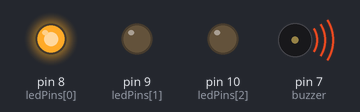
This sketch was run on a simulated Arduino Uno, built with avr-gcc and run on an emulated ATmega328P. On the bench: output pins drawn as LEDs (lit = HIGH), buzzer (waves = sounding).

Above: at 0.1 s.
At 9.5 s:
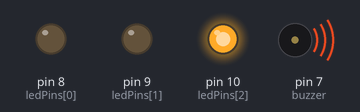
At 19.7 s:
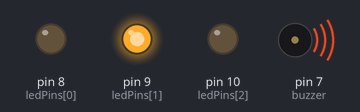
At 22.3 s:
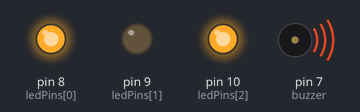
At 30.9 s:
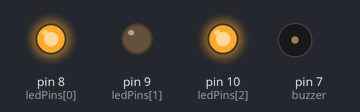
At 31.3 s:
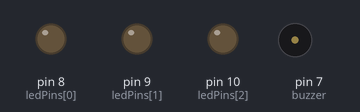
Timing chart, 0 to 32.8 s (numbered marks = the images above):
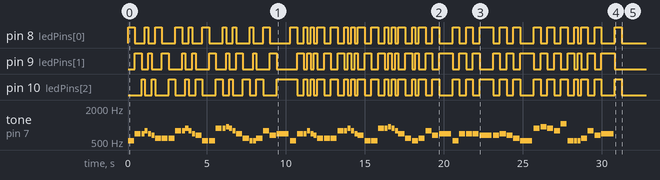

The sketch:

natal_arduino.ino
```cpp
/* We Wish You a Merry Christmas com 3 LEDs (8, 9, 10)
  Adaptado para incluir dois padrões de pisca-pisca.
*/

#define NOTE_C5  523
#define NOTE_D5  587
#define NOTE_E5  659
#define NOTE_F5  698
#define NOTE_G5  784
#define NOTE_A5  880
#define NOTE_AS5 932
#define NOTE_C6  1047
#define REST      0

// Pinos dos LEDs e Buzzer
int buzzer = 7;
int ledPins[] = {8, 9, 10};
int numLeds = 3;

int tempo = 140;

int melody[] = {
  NOTE_C5,4, NOTE_F5,4, NOTE_F5,8, NOTE_G5,8, NOTE_F5,8, NOTE_E5,8,
  NOTE_D5,4, NOTE_D5,4, NOTE_D5,4, NOTE_G5,4, NOTE_G5,8, NOTE_A5,8, NOTE_G5,8, NOTE_F5,8,
  NOTE_E5,4, NOTE_C5,4, NOTE_C5,4, NOTE_A5,4, NOTE_A5,8, NOTE_AS5,8, NOTE_A5,8, NOTE_G5,8,
  NOTE_F5,4, NOTE_D5,4, NOTE_C5,8, NOTE_C5,8, NOTE_D5,4, NOTE_G5,4, NOTE_E5,4,
  NOTE_F5,2, NOTE_C5,4, NOTE_F5,4, NOTE_F5,8, NOTE_G5,8, NOTE_F5,8, NOTE_E5,8,
  NOTE_D5,4, NOTE_D5,4, NOTE_D5,4, NOTE_G5,4, NOTE_G5,8, NOTE_A5,8, NOTE_G5,8, NOTE_F5,8,
  NOTE_E5,4, NOTE_C5,4, NOTE_C5,4, NOTE_A5,4, NOTE_A5,8, NOTE_AS5,8, NOTE_A5,8, NOTE_G5,8,
  NOTE_F5,4, NOTE_D5,4, NOTE_C5,8, NOTE_C5,8, NOTE_D5,4, NOTE_G5,4, NOTE_E5,4,
  NOTE_F5,2, NOTE_C5,4, NOTE_F5,4, NOTE_F5,4, NOTE_F5,4, NOTE_E5,2, NOTE_E5,4,
  NOTE_F5,4, NOTE_E5,4, NOTE_D5,4, NOTE_C5,2, NOTE_A5,4, NOTE_AS5,4, NOTE_A5,4, NOTE_G5,4,
  NOTE_C6,4, NOTE_C5,4, NOTE_C5,8, NOTE_C5,8, NOTE_D5,4, NOTE_G5,4, NOTE_E5,4, NOTE_F5,2, REST,4
};

int notes = sizeof(melody) / sizeof(melody[0]) / 2;
int wholenote = (60000 * 4) / tempo;
int divider = 0, noteDuration = 0;

void setup() {
  pinMode(buzzer, OUTPUT);
  for (int i = 0; i < numLeds; i++) {
    pinMode(ledPins[i], OUTPUT);
  }

  for (int thisNote = 0; thisNote < notes * 2; thisNote = thisNote + 2) {
    divider = melody[thisNote + 1];
    if (divider > 0) {
      noteDuration = (wholenote) / divider;
    } else if (divider < 0) {
      noteDuration = (wholenote) / abs(divider);
      noteDuration *= 1.5;
    }

    // Aciona o padrão de LED baseado na posição da música
    animarLeds(thisNote / 2);

    tone(buzzer, melody[thisNote], noteDuration * 0.9);
    delay(noteDuration);
    noTone(buzzer);

    // Desliga LEDs rapidamente entre as notas
    desligarLeds();
  }
}

void loop() {
  // A música toca apenas uma vez no setup
}

void desligarLeds() {
  for(int i=0; i<numLeds; i++) digitalWrite(ledPins[i], LOW);
}

void animarLeds(int indiceNota) {
  desligarLeds();

  // PADRÃO 1: Sequencial (Até a nota 30)
  if (indiceNota < 30) {
    digitalWrite(ledPins[indiceNota % numLeds], HIGH);
  }
  // PADRÃO 2: Alternado (Da nota 30 em diante)
  else {
    if (indiceNota % 2 == 0) {
      digitalWrite(ledPins[0], HIGH);
      digitalWrite(ledPins[2], HIGH);
    } else {
      digitalWrite(ledPins[1], HIGH);
    }
  }
}
```
